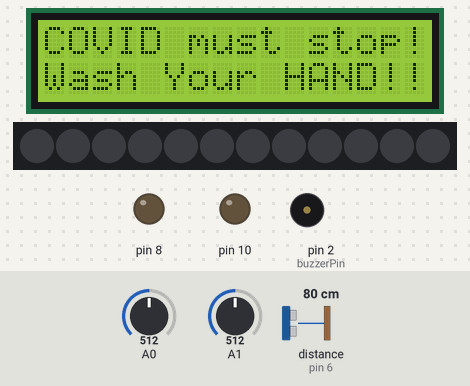
Bench run of a sketch on a simulated Arduino Uno, built with avr-gcc and run on an emulated ATmega328P. Parts: 16×2 character LCD, 12 RGB LEDs in strip order, left to right, output pins drawn as LEDs (lit = HIGH), buzzer (waves = sounding, pin HIGH). Inputs (shaded band) come from the test bench; at power-on: A0 = 512, distance to the obstacle (sensor on pin 6) 80 cm, A1 = 512. The echo pulse lasts 58.3 µs per cm; dim RGB values are drawn brighter than linear; the strip is taken to match the declared colour order; pins used as bus, display or sensor lines are not drawn; what the sketch prints to the serial monitor is not drawn.

Above: at 1.2 s.
1.3 s: A0 set to 82
7.0 s: A0 set to 74
At 9.2 s:
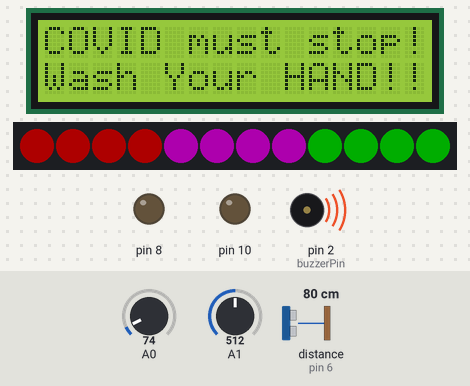
9.7 s: distance to the obstacle (sensor on pin 6) set to 115 cm
12.2 s: distance to the obstacle (sensor on pin 6) set to 124 cm
At 14.3 s:
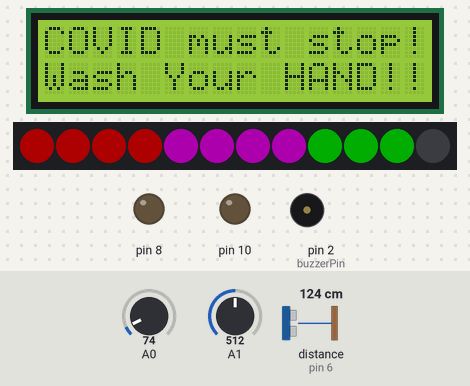
14.8 s: distance to the obstacle (sensor on pin 6) set to 250 cm
At 16.8 s:
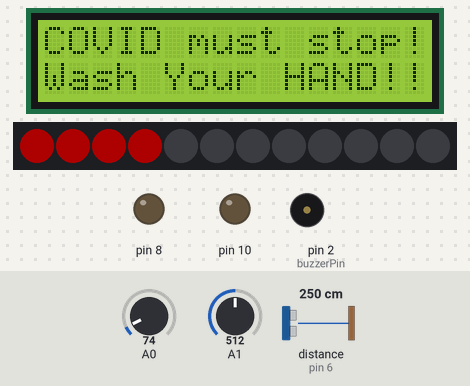
17.4 s: A0 set to 110
At 24.3 s:
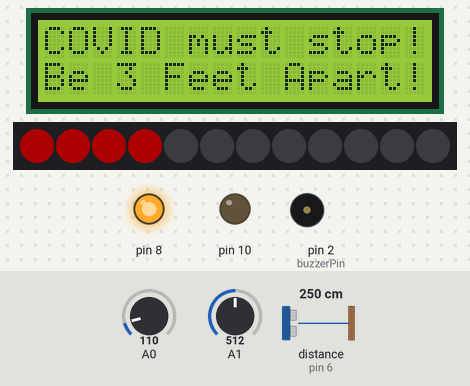
Timing chart, 0 to 25.2 s (numbered marks = the images above; inputs shaded):
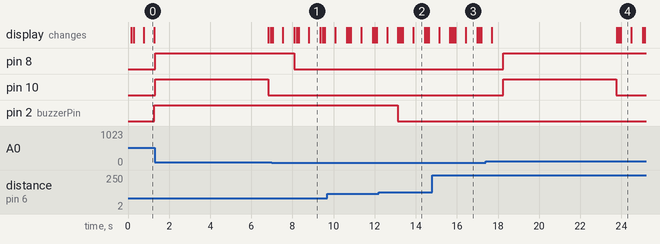

Measured:
- the behaviour switches between 79 and 78 on A0 (found by bisection; images 0 and 1)
- the behaviour switches between 118 and 119 cm on distance to the obstacle (sensor on pin 6) (found by bisection; images 1 and 2)
- after the input at 7.0 s, pin 8: HIGH → LOW after 1.1 s
- after the input at 12.2 s, pin 2 (buzzerPin): HIGH → LOW after 0.92 s
- after the input at 17.4 s, pin 8: LOW → HIGH after 0.86 s; pin 10: LOW → HIGH after 0.86 s, → LOW 5.5 s later
- what the display in image 0 shows lasts 0.5 s, from 0.8 s to 1.3 s
- what the display in image 1 shows lasts 0.6 s, from 8.8 s to 9.4 s

The sketch:

social_distancing1.ino
```cpp
#include <Adafruit_NeoPixel.h>
#include<LiquidCrystal.h>
#include <Servo.h>

int ledPin= 3;
int ledNo= 12;

Adafruit_NeoPixel strip= Adafruit_NeoPixel(ledNo,ledPin,NEO_RGB+NEO_KHZ800);

LiquidCrystal lcd(12, 11, 5, 4, 9, 7);

int buzzerPin= 2;
int echoPin= 6;
int trigPin= 5;
int minDistance = 100;
int maxDistance = 300;


long duration;
int distance;
int pos = 0;

int onOffTime;
int IRSense;
int autoOffTrigger=0;

void setup()
{
  pinMode(10, OUTPUT);
  pinMode(8, OUTPUT);
  lcd.begin(16, 2);
  pinMode(buzzerPin, OUTPUT);
  pinMode(trigPin, OUTPUT);
  pinMode(echoPin, INPUT);

  strip.begin();
  for(int i = 0; i < ledNo; i++)
  {
   strip.setPixelColor(i,strip.Color(0,0,0));
  }
  strip.show();
  Serial.begin(9600);
}

void sanitize_hand() {
  int IRSense= analogRead(A0);
  int onOffTime= analogRead(A1);

  int time=map(onOffTime,0,1023,0,10);
  Serial.println("IR: "+String(IRSense));
  Serial.println("pot: "+String(onOffTime)+ ": "+String(time));

  if(IRSense >78)
  {
    digitalWrite(8,1);
  }
  else
  {
    digitalWrite(8,0);
  }
  if(IRSense >78 && autoOffTrigger==0)
  {
  	digitalWrite(10,1);
  	delay(time*1000);
    delay(500);
  	digitalWrite(10,0);
    autoOffTrigger=1;
    //Serial.println("Water is given for hand wash!");
  }
  else if(IRSense <78)
  {
    autoOffTrigger=0;
  }
}


void socialDistance() {
  int distance = calcDistance();
  Serial.println(distance);
  int ledsToGlow = map(distance, minDistance, maxDistance, ledNo, 1);
  Serial.println(ledsToGlow);
  if(ledsToGlow == 12)
  {
    digitalWrite(buzzerPin, HIGH);
  }
  else
  {
    digitalWrite(buzzerPin, LOW);
  }
  for(int i = 0; i < ledsToGlow; i++)
  {
    if(i < 4)
    {
      strip.setPixelColor(i,strip.Color(50,0,0));//green,red,blue
    }
    else if(i >= 4 && i < 8)
    {
      strip.setPixelColor(i,strip.Color(50,0,50));//green,red,blue
    }
    else if(i >= 8 && i < 12)
    {
      strip.setPixelColor(i,strip.Color(0,50,0));//green,red,blue
    }
  }
  for(int i = ledsToGlow; i < ledNo; i++)
  {
    strip.setPixelColor(i,strip.Color(0,0,0));
  }
  strip.show();
  delay(50);
}


void LED() {
  lcd.setCursor(0,0);
  lcd.print ("Unsafe Distance ");
  delay (100);
  lcd.setCursor(0,1);
  lcd.print ("Be 3 Feet Apart!");
  delay (100);
  lcd.setCursor (0,0);
  lcd.print ("COVID must stop!");
  delay (500);
  lcd.setCursor (0,1);
  lcd.print ("Wash Your HAND!!");
  delay (500);
}


void loop()
{
  LED();
  socialDistance();
  sanitize_hand();
}

int calcDistance()
{
  long distance, duration;
  digitalWrite(trigPin, LOW);
  delayMicroseconds(2);
  digitalWrite(trigPin, HIGH);
  delayMicroseconds(10);
  digitalWrite(trigPin, LOW);
  duration = pulseIn(echoPin, HIGH);

  distance = duration/29/2;
  if(distance >= maxDistance)
  {
    distance = maxDistance;
  }
  if(distance <= minDistance)
  {
    distance = minDistance;
  }
  return distance;
}
```
